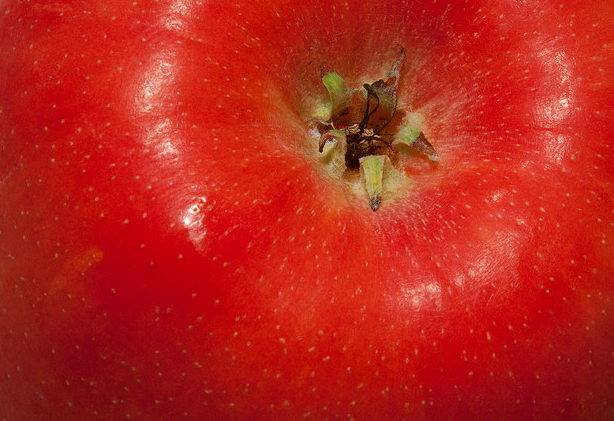
#> input picture data/bpcs_tool/bpcs_digital_detection_evaluation/images/RBEO/applebmp+secret.bmp, 614 x 421 px
$ python decode.py ../../../data/bpcs_tool/bpcs_digital_detection_evaluation/images/RBEO/applebmp+secret.bmp standard
#> lines starting #> are read from the running program, lines starting #| are printed output that depends on the picture
#> in get_file, temp is the input picture: PIL image 614x421 RGB; mean R, G, B 184.1, 36, 26.4
"""
.. module:: decode
   :synopsis: Functionality of BPCS Extraction is defined here
.. moduleauthor::  Daniel Hislop
"""

import numpy as np
from PIL import Image
import os
import argparse
import random

COMPLEXITIES = {"standard":{0:0.3, 1:0.3, 2:0.3, 3:0.3, 4:0.3, 5:0.3, 6:0.3, 7:0.3}, "improved":{0:0.1, 1:0.2, 2:0.25, 3:0.30, 4:0.35, 5:0.40, 6:0.45, 7:0.45}}

bitplanes = [7,6,5,4,3,2,1,0]
#Gray Coding Functions Sourced from https://www.geeksforgeeks.org/decimal-equivalent-gray-code-inverse/#

def convert_to_gray_coding(matrix):
    """**Convert binary code to gray coding**

        This function takes a channel in an image and converts its binary representation
        decimal value to gray coding decimal value. Conversion of each pixel achieved
        through logical XOR of pixel and pixel rightshifted by 1.

    Args:
        matrix (ndarray): 2-Dimensional numpy array representing an image channel.
        8-bit colour images will have a single channel.
        24-bit colour images will have 3 channels (RGB).

    Returns:
        ndarray: 2-Dimensional numpy array of channel converted to gray coding.
    """
    return matrix[:,:]^(matrix[:,:] >> 1)

def convert_from_gray_coding(matrix):
    """**Convert gray coding to binary code**

        This function takes a channel in an image and converts its gray coding representation
        decimal value to binary represntation decimal value.Conversion of a pixel -
        Logical XOR of inverse and pixel to give new inverse value. Rightshit pixel by 1.
        Loop until pixel cannot be rightshifted, converted pixel value is the final inverse.

    Args:
        matrix (ndarray): 2-Dimensional numpy array representing an image channel.
        8-bit colour images will have a single channel.
        24-bit colour images will have 3 channels (RGB)

    Returns:
        ndarray: 2-Dimensional numpy array of channel converted to binary code.
    """
    for (row, col), value in np.ndenumerate(matrix):
        inv = 0
        while(value):
            inv = inv ^ value
            value = value >> 1
        value = inv
        matrix[row, col] = value
    return matrix

def get_arguments():
    """**Command line argument parsing**

        Use of the argparse library to parse user input in the command line application.
        Arguments are specified as positional arguments meaning something must be provied.
        Additionally, choice of algorithm is restricted to predefined selection.

    Returns:
        Namespcae: Parsed user arguments.
    """
    parser = argparse.ArgumentParser(description="BPCS Decoding tool")
    parser.add_argument("s", type=str, help="Stego Image")
    parser.add_argument("a", choices=["standard", "improved"], type=str, help="Algorithm. Standard or Improved")
    parser.add_argument("-m1", "--variable_complexity", choices=["yes", "no"], nargs="?", type=str, help="Option to use variable complexity modification on its own")
    parser.add_argument("-m2", "--rbeo", choices=["yes", "no"], nargs="?", type=str, help="Option to use random bitplane embedding order modification on its own")
    args = parser.parse_args()
    return args


def get_grayscale_channel(image):
    """**Helper Function**

    Args:
        image (PIL Image Object): 8-bit colour image read in from file by Pillow.
    Returns:
        List: Returns a single element list containing numpy array of single channel in image.
    """
    img_arr = np.array(image)
    image.close()
    return [img_arr]

def get_colour_channels(image):
    """**Helper Function**

    Args:
        image (PIL Image Object): 24-bit colour image read in from file by Pillow

    Returns:
        List: Three element list containing a numpy array for each channel in an RGB image.
    """
    img_arr = np.array(image)
    r = img_arr[:,:,0]
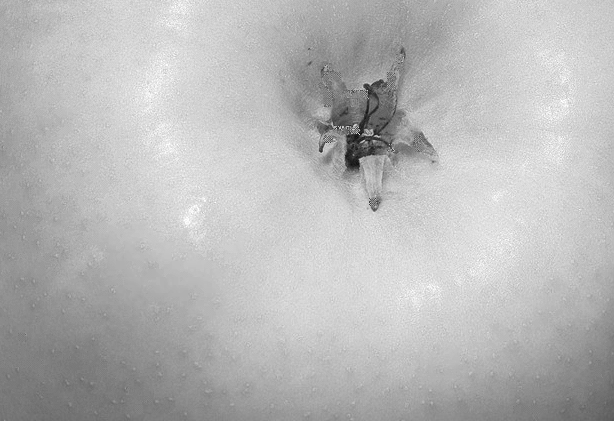
#> r: shape (421, 614); min 16, max 255, mean 184.1
    g = img_arr[:,:,1]
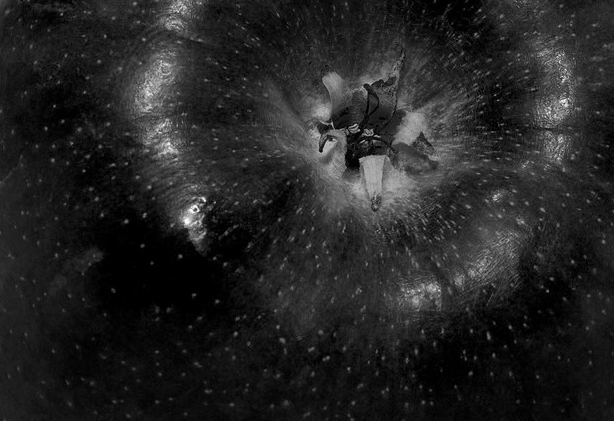
#> g: shape (421, 614); min 0, max 255, mean 36
    b = img_arr[:,:,2]
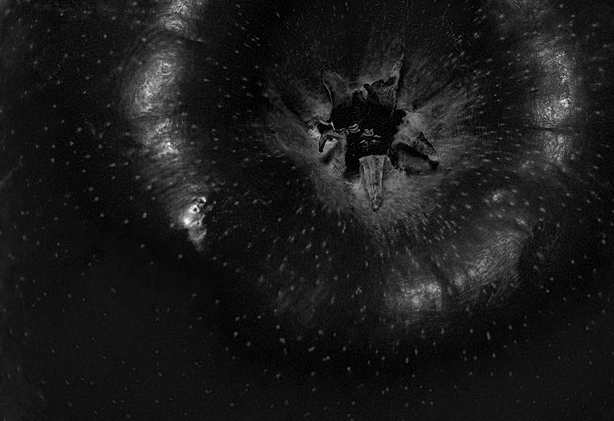
#> b: shape (421, 614); min 0, max 251, mean 26.4
    image.close()
    return [r,g,b]


def get_file(name):
    """**Read in image from file**

        Reads in the specified image using Pillow and returns a list of numpy arrays
        representing each channel in the image. Makes use of two helper functions.
        Image.mode is used to check the colour depth of an image. "L" and "P" are 8-bit
        grayscale images. Anything else will be RGB.
        Helper functions called based on result of Image.mode

    Args:
        name (String): Name of image to be read.

    Returns:
        List: Variable length list contaning either one or three elements where each element
        is a numpy array representing the respective channel in an image.
    """
    print("Opening %s" % name)
    temp = Image.open("%s" % name)
    if temp.mode == "L":
        channels = get_grayscale_channel(temp.convert("L"))
    elif temp.mode == "P":
        channels = get_grayscale_channel(temp.convert("L"))
    else:
        channels = get_colour_channels(temp.convert("RGB"))
#> channels = 3 items
    return channels

def create_image(array, no_channels):
    """**Creates an image from the recovered array**

    Args:
        array (ndarray): Numpy array of recovered payload.
        no_channels (int): Number of channels in image. 1 is 8-bit colour, 3 is 24-bit colour.
        Use this to index dictionary provide mode to Pillow Image.fromarray function.
    """
    modes = {1: "L", 3: "RGB"}
    extracted = Image.fromarray(array, mode=modes[no_channels])
    extracted.save("extracted.bmp")


def get_bitplane_arr(matrix):
    """**Create bitplane array**


        Create array of zeros using np.zeros in shape (N,M,8) where N and M are dimensions of
        matrix argument respectively. Use np.unpackbits to create binary represenation. We
        first convert to uint8 as unpackbits requires it. Reshape bitplane array.

    Args:
        matrix ([ndarray]): 2-Dimensional numpy array of channel in an image.

    Returns:
        ndarray: 3-Dimensional numpy array of shape (NxMx8) where N and M are width and height
        of image respectively. Binary representation of every pixel.
    """
    temp_bitplane_arr = np.zeros((matrix.shape[0], matrix.shape[1], 8))
    temp_bitplane_arr[:,:,0] = np.copy(matrix)

    binary_encoding = np.unpackbits(np.uint8(temp_bitplane_arr[:,:,0]))
    binary_encoding = np.reshape(binary_encoding,(temp_bitplane_arr.shape[0], temp_bitplane_arr.shape[1],8))
    return binary_encoding

def get_complexity(matrix):
    """Calculate complexity of an image block**

        First calculate maximum complexity of block with given dimenssions. This is a
        checkerboard pattern. To caculate complexity of argument block, we take the summation
        of colour changes row wise, and the number of colour changes column wise. We can loop
        through columns by taking the transpose of the matrix. Complexity measure is the
        summation of changes divided by maximum complexity.

    Args:
        matrix (ndarray): Image block.

    Returns:
        int: Complexity measure of an image block
    """
    current_complexity = 0
    maximum_complexity = ((matrix.shape[0]-1) * matrix.shape[1]) + ((matrix.shape[1]-1) * matrix.shape[0])

    current_pixel = matrix[0,0]
    for index, value in np.ndenumerate(matrix):
        if current_pixel!=value:
            current_complexity+=1
            current_pixel=value

    current_pixel = matrix[0,0]
    for index, value in np.ndenumerate(matrix.transpose()):
        if current_pixel!=value:
            current_complexity+=1
            current_pixel=value
    return current_complexity/maximum_complexity

def split_into_blocks(matrix, complexity_dictionary):
    """**Split Stego image into 9x9 complex blocks**

    Args:
        matrix (ndarray): numpy array of stego image
        complexity_dictionary (dict): Dictionary mapping bitplanes to complexity thresholds

    Returns:
        list: Each element in list is 9x9 complex block of stego image
    """
    data = []
    print("Creating 8x8 Blocks for each bitplane")
    for k in bitplanes:
        for i in range(matrix.shape[0]//9):
            for j in range(matrix.shape[1]//9):
                if(get_complexity(matrix[i*9:i*9+8,j*9:j*9+8,k]) > complexity_dictionary[k]):
                    data.append(matrix[i*9:i*9+9,j*9:j*9+9,k])
    return data

def conjugate(matrix):
    """**Conjugation of an image block**

        Conjugation is the process of transforming a non-complex block to a complex one.
        New complexity measure will be 1-x, where x is the original complexity measure.
        Conjugation achieved by the logical XOR of image block and checkerboard pattern.

    Args:
        matrix (ndarray): 8x8 numpy array of an image block.

    Returns:
        ndarray: 8x8 numpy array of conjugated block.
    """
    checkerboard = np.indices((matrix.shape[0],matrix.shape[1])).sum(axis=0) % 2
    ones = np.ones((matrix.shape[0], matrix.shape[1]))
    conjugated = np.logical_xor(checkerboard, matrix).astype(int)
    conjugated = np.logical_xor(conjugated,ones).astype(int)
    return conjugated

def extract_meta_data(payload, stego_arr):
    """**Extract Meta Data from stego image**

        Meta data will be in first complex 9x9 block. Check 9th row 9th column bit. If 1 then
        conjugate. np.ravel returns a flattened array. For total blocks, flatten first 4 rows
        of 9x9, and so on. Convert flattened arrays to integers and return as 3-tuple.

    Args:
        payload (list): list of complex 9x9 blocks in payload
        stego_arr (ndarry): numpy array of stego image

    Raises:
        MemoryError: This is raised if the meta data height is larger than stego height. Since
        we cannot embed a payload of diensions greater than the stego, this would indicate the
        wrong algorithm has been selected for extraction. Memory error would occur when
        trying to allocate space for height as we have a 36bit binary number of maximum value
        2^36.

    Returns:
        [3-tuple int]: 3 element tuple containing the number of total embedded blocks, height
        of embedded payload, width of embedded payload.
    """
    meta_data = payload[0]
    payload.pop(0)
    if meta_data[8,8] == 1:
        meta_data = conjugate(meta_data)
        meta_data[8,8]=0


    total_blocks = np.ravel(meta_data[:4,:])
    height = np.ravel(meta_data[4:6,:])
    width = np.ravel(meta_data[6:8,:])

    total_blocks = int("".join(str(elem) for elem in total_blocks), 2)
    height = int("".join(str(elem) for elem in height), 2)
    width = int("".join(str(elem) for elem in width), 2)

    if (height>stego_arr.shape[0]):
        raise MemoryError("Wrong algorithm used for decoding")

    return (total_blocks, height, width)


def extract_payload(meta_data, payload):
    """**Extraction of Payload from stego**

        Extract meta data. Loop through each bitplane. Loop through each 8x8 block.
        Check if extracted blocks less than total blocks from meta data. Take block
        and check 9th row 9th column bit. if 1 then conjugate. Extract 8x8 region from the 9x9.
        Incrmement blocks_retrieved counter.

    Args:
        meta_data (3-tuple): Meta data extracted from first complex 9x9 block.
        payload (List): Elements in lust are 9x9 complex blocks contanining payload.

    Returns:
        ndarray: Bitplane array of extracted payload
    """
    secret_payload_arr = np.zeros(( meta_data[1], meta_data[2], 8), dtype="uint8")
    blocks_retrieved = 0
    for k in bitplanes:
        for i in range(secret_payload_arr.shape[0]//8):
            for j in range(secret_payload_arr.shape[1]//8):
                if (blocks_retrieved < meta_data[0]):
                    block = payload[0]
                    payload.pop(0)
                    if (block[8,8] == 1):
                        block = conjugate(block)
                        block[8,8] = 0
                    secret_payload_arr[i*8:i*8+8, j*8:j*8+8, k] = block[:8,:8]
                    blocks_retrieved+=1
    return secret_payload_arr

def extract_single_channel_from_single_channel(channel, complexities):
    """**Driver code for extracting single channel from single channel**

        Create bitplane array from stego image. Split into complex 9x9 blocks. Extract metadata.
        Extract payload. Reshape extracted payload into payload dimensions from metadata.

        Catch Memory Error exception. Can use this to check if we have an 8-bit grayscale
        embedded in 24-bit colour cover -> will be fine for red channel but give two memoery
        errors in blue and green channels.

    Args:
        channel (ndarray): Numpy array of single channel in image
        complexities (dict): Dictionary mapping bitplanes to complexity thresholds.

    Returns:
        [ndarray]: Extracted payload
    """
    stego_bitplane_arr = get_bitplane_arr(channel)
    data = split_into_blocks(stego_bitplane_arr, complexities)
    try:
        meta_data = extract_meta_data(data, channel)
    except MemoryError as e:
        return (np.zeros((channel.shape[0], channel.shape[1])))
    stego_height = channel.shape[0]
    payload_arr = extract_payload(meta_data, data)
    secret_payload_arr = np.packbits(payload_arr[:,:]).reshape((meta_data[1], meta_data[2]))
    return secret_payload_arr

def main():
    """**Driver code for BPCS tool**

        Parse user arguments. Read in stego image and convert each channel to gray coding.
        Get complexities. If single channel image then extract single channel and create image.
        Otherwise, attempt extraction, if anything comes back ie. no memory error, then add to
        secret channels list. If only one secret channel then we have an 8-bit grayscale
        payload. If 3 secret channels then we have 24-bit colour cover. Create image.
    """

    args = get_arguments()

    stego_arr = get_file(args.s)
#> stego_arr = 3 items
    stego_arr = [convert_to_gray_coding(channel) for channel in stego_arr]

    complexities = COMPLEXITIES["standard"]

    if (args.a == "improved" and args.variable_complexity and not args.rbeo):
        complexities = COMPLEXITIES["improved"]
    elif (args.a == "improved" and not args.variable_complexity and args.rbeo):
        random.Random(stego_arr[0].shape[0]).shuffle(bitplanes)
    elif (args.a == "improved" and args.variable_complexity and args.rbeo):
        complexities = COMPLEXITIES["improved"]
        random.Random(stego_arr[0].shape[0]).shuffle(bitplanes)

    if len(stego_arr)==1:
        secret_payload_arr = convert_from_gray_coding(extract_single_channel_from_single_channel(stego_arr[0], complexities))
        create_image(secret_payload_arr.astype(np.uint8), 1)

    else:
        secret_channels = []
        for i in range(3):
            secret_payload_arr = convert_from_gray_coding(extract_single_channel_from_single_channel(stego_arr[i], complexities))
            if(np.any(secret_payload_arr)):
                secret_channels.append(secret_payload_arr)
#> this loop made 3 passes
#> pass 1, in extract_single_channel_from_single_channel, `secret_payload_arr = np.packbits(payload_arr[:,:]).reshape((meta_data[..`:
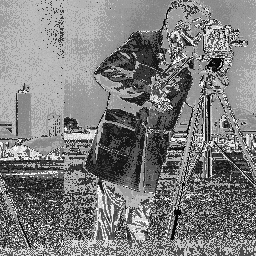
#> secret_payload_arr: shape (256, 256); min 0, max 255, mean 126.3
#> pass 1, in main, `secret_payload_arr = convert_from_gray_coding(extract_single_channel_f..`:
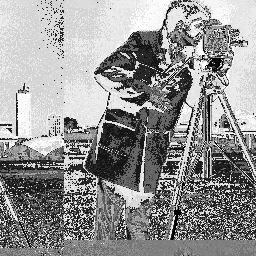
#> secret_payload_arr: shape (256, 256); min 0, max 255, mean 146.9
#> after the loop, secret_channels = 1 item
        extracted_array = np.zeros((secret_channels[0].shape[0], secret_channels[0].shape[1], len(secret_channels)))
#> extracted_array: shape (256, 256, 1) float64; every value is 0
        for i, channel in enumerate(secret_channels):
            extracted_array[:,:,i] = channel
#> this loop made 1 pass
        if len(secret_channels) == 1:
            create_image(extracted_array[:,:,0].astype(np.uint8), 1)
        else:
            create_image(extracted_array.astype(np.uint8), 3)

if __name__ == "__main__":
    main()
